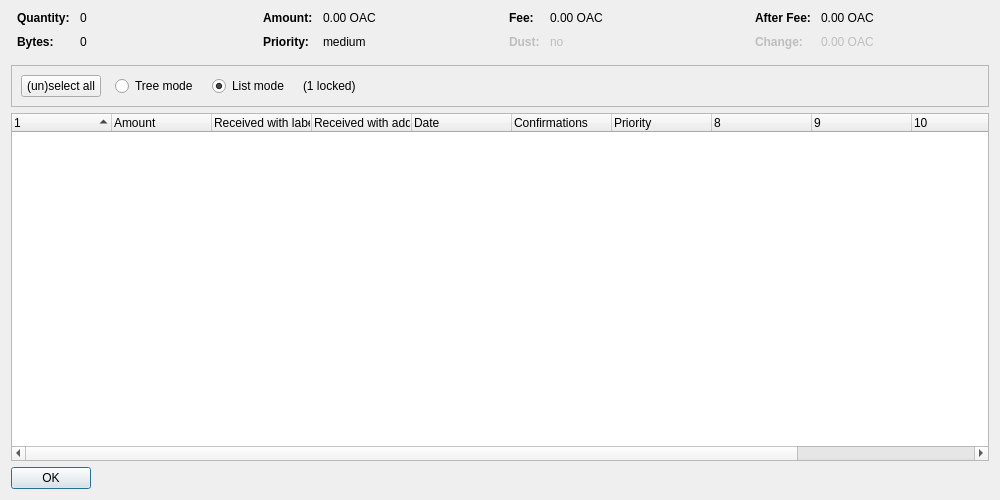
<?xml version="1.0" encoding="UTF-8"?>
<ui version="4.0">
 <class>CoinControlDialog</class>
 <widget class="QDialog" name="CoinControlDialog">
  <property name="geometry">
   <rect>
    <x>0</x>
    <y>0</y>
    <width>1000</width>
    <height>500</height>
   </rect>
  </property>
  <property name="windowTitle">
   <string>Coin Selection</string>
  </property>
  <layout class="QVBoxLayout" name="verticalLayout">
   <item>
    <layout class="QHBoxLayout" name="horizontalLayoutTop" stretch="0,0,0,0">
     <property name="topMargin">
      <number>0</number>
     </property>
     <property name="bottomMargin">
      <number>10</number>
     </property>
     <item>
      <layout class="QFormLayout" name="formLayoutCoinControl1">
       <property name="horizontalSpacing">
        <number>10</number>
       </property>
       <property name="verticalSpacing">
        <number>10</number>
       </property>
       <property name="leftMargin">
        <number>6</number>
       </property>
       <property name="rightMargin">
        <number>6</number>
       </property>
       <item row="0" column="0">
        <widget class="QLabel" name="labelCoinControlQuantityText">
         <property name="font">
          <font>
           <weight>75</weight>
           <bold>true</bold>
          </font>
         </property>
         <property name="text">
          <string>Quantity:</string>
         </property>
        </widget>
       </item>
       <item row="0" column="1">
        <widget class="QLabel" name="labelCoinControlQuantity">
         <property name="cursor">
          <cursorShape>IBeamCursor</cursorShape>
         </property>
         <property name="contextMenuPolicy">
          <enum>Qt::ActionsContextMenu</enum>
         </property>
         <property name="text">
          <string notr="true">0</string>
         </property>
         <property name="textInteractionFlags">
          <set>Qt::LinksAccessibleByMouse|Qt::TextSelectableByKeyboard|Qt::TextSelectableByMouse</set>
         </property>
        </widget>
       </item>
       <item row="1" column="0">
        <widget class="QLabel" name="labelCoinControlBytesText">
         <property name="font">
          <font>
           <weight>75</weight>
           <bold>true</bold>
          </font>
         </property>
         <property name="text">
          <string>Bytes:</string>
         </property>
        </widget>
       </item>
       <item row="1" column="1">
        <widget class="QLabel" name="labelCoinControlBytes">
         <property name="cursor">
          <cursorShape>IBeamCursor</cursorShape>
         </property>
         <property name="contextMenuPolicy">
          <enum>Qt::ActionsContextMenu</enum>
         </property>
         <property name="text">
          <string notr="true">0</string>
         </property>
         <property name="textInteractionFlags">
          <set>Qt::LinksAccessibleByMouse|Qt::TextSelectableByKeyboard|Qt::TextSelectableByMouse</set>
         </property>
        </widget>
       </item>
      </layout>
     </item>
     <item>
      <layout class="QFormLayout" name="formLayoutCoinControl2">
       <property name="horizontalSpacing">
        <number>10</number>
       </property>
       <property name="verticalSpacing">
        <number>10</number>
       </property>
       <property name="leftMargin">
        <number>6</number>
       </property>
       <property name="rightMargin">
        <number>6</number>
       </property>
       <item row="0" column="0">
        <widget class="QLabel" name="labelCoinControlAmountText">
         <property name="font">
          <font>
           <weight>75</weight>
           <bold>true</bold>
          </font>
         </property>
         <property name="text">
          <string>Amount:</string>
         </property>
        </widget>
       </item>
       <item row="0" column="1">
        <widget class="QLabel" name="labelCoinControlAmount">
         <property name="cursor">
          <cursorShape>IBeamCursor</cursorShape>
         </property>
         <property name="contextMenuPolicy">
          <enum>Qt::ActionsContextMenu</enum>
         </property>
         <property name="text">
          <string notr="true">0.00 OAC</string>
         </property>
         <property name="textInteractionFlags">
          <set>Qt::LinksAccessibleByMouse|Qt::TextSelectableByKeyboard|Qt::TextSelectableByMouse</set>
         </property>
        </widget>
       </item>
       <item row="1" column="0">
        <widget class="QLabel" name="labelCoinControlPriorityText">
         <property name="font">
          <font>
           <weight>75</weight>
           <bold>true</bold>
          </font>
         </property>
         <property name="text">
          <string>Priority:</string>
         </property>
        </widget>
       </item>
       <item row="1" column="1">
        <widget class="QLabel" name="labelCoinControlPriority">
         <property name="cursor">
          <cursorShape>IBeamCursor</cursorShape>
         </property>
         <property name="contextMenuPolicy">
          <enum>Qt::ActionsContextMenu</enum>
         </property>
         <property name="text">
          <string notr="true">medium</string>
         </property>
         <property name="textInteractionFlags">
          <set>Qt::LinksAccessibleByMouse|Qt::TextSelectableByKeyboard|Qt::TextSelectableByMouse</set>
         </property>
        </widget>
       </item>
      </layout>
     </item>
     <item>
      <layout class="QFormLayout" name="formLayoutCoinControl3">
       <property name="horizontalSpacing">
        <number>10</number>
       </property>
       <property name="verticalSpacing">
        <number>10</number>
       </property>
       <property name="leftMargin">
        <number>6</number>
       </property>
       <property name="rightMargin">
        <number>6</number>
       </property>
       <item row="0" column="0">
        <widget class="QLabel" name="labelCoinControlFeeText">
         <property name="font">
          <font>
           <weight>75</weight>
           <bold>true</bold>
          </font>
         </property>
         <property name="text">
          <string>Fee:</string>
         </property>
        </widget>
       </item>
       <item row="0" column="1">
        <widget class="QLabel" name="labelCoinControlFee">
         <property name="cursor">
          <cursorShape>IBeamCursor</cursorShape>
         </property>
         <property name="contextMenuPolicy">
          <enum>Qt::ActionsContextMenu</enum>
         </property>
         <property name="text">
          <string notr="true">0.00 OAC</string>
         </property>
         <property name="textInteractionFlags">
          <set>Qt::LinksAccessibleByMouse|Qt::TextSelectableByKeyboard|Qt::TextSelectableByMouse</set>
         </property>
        </widget>
       </item>
       <item row="1" column="0">
        <widget class="QLabel" name="labelCoinControlLowOutputText">
         <property name="enabled">
          <bool>false</bool>
         </property>
         <property name="font">
          <font>
           <weight>75</weight>
           <bold>true</bold>
          </font>
         </property>
         <property name="text">
          <string>Dust:</string>
         </property>
        </widget>
       </item>
       <item row="1" column="1">
        <widget class="QLabel" name="labelCoinControlLowOutput">
         <property name="enabled">
          <bool>false</bool>
         </property>
         <property name="cursor">
          <cursorShape>IBeamCursor</cursorShape>
         </property>
         <property name="contextMenuPolicy">
          <enum>Qt::ActionsContextMenu</enum>
         </property>
         <property name="text">
          <string notr="true">no</string>
         </property>
         <property name="textInteractionFlags">
          <set>Qt::LinksAccessibleByMouse|Qt::TextSelectableByKeyboard|Qt::TextSelectableByMouse</set>
         </property>
        </widget>
       </item>
      </layout>
     </item>
     <item>
      <layout class="QFormLayout" name="formLayoutCoinControl4">
       <property name="horizontalSpacing">
        <number>10</number>
       </property>
       <property name="verticalSpacing">
        <number>10</number>
       </property>
       <property name="leftMargin">
        <number>6</number>
       </property>
       <property name="rightMargin">
        <number>6</number>
       </property>
       <item row="0" column="0">
        <widget class="QLabel" name="labelCoinControlAfterFeeText">
         <property name="font">
          <font>
           <weight>75</weight>
           <bold>true</bold>
          </font>
         </property>
         <property name="text">
          <string>After Fee:</string>
         </property>
        </widget>
       </item>
       <item row="0" column="1">
        <widget class="QLabel" name="labelCoinControlAfterFee">
         <property name="cursor">
          <cursorShape>IBeamCursor</cursorShape>
         </property>
         <property name="contextMenuPolicy">
          <enum>Qt::ActionsContextMenu</enum>
         </property>
         <property name="text">
          <string notr="true">0.00 OAC</string>
         </property>
         <property name="textInteractionFlags">
          <set>Qt::LinksAccessibleByMouse|Qt::TextSelectableByKeyboard|Qt::TextSelectableByMouse</set>
         </property>
        </widget>
       </item>
       <item row="1" column="0">
        <widget class="QLabel" name="labelCoinControlChangeText">
         <property name="enabled">
          <bool>false</bool>
         </property>
         <property name="font">
          <font>
           <weight>75</weight>
           <bold>true</bold>
          </font>
         </property>
         <property name="text">
          <string>Change:</string>
         </property>
        </widget>
       </item>
       <item row="1" column="1">
        <widget class="QLabel" name="labelCoinControlChange">
         <property name="enabled">
          <bool>false</bool>
         </property>
         <property name="cursor">
          <cursorShape>IBeamCursor</cursorShape>
         </property>
         <property name="contextMenuPolicy">
          <enum>Qt::ActionsContextMenu</enum>
         </property>
         <property name="text">
          <string notr="true">0.00 OAC</string>
         </property>
         <property name="textInteractionFlags">
          <set>Qt::LinksAccessibleByMouse|Qt::TextSelectableByKeyboard|Qt::TextSelectableByMouse</set>
         </property>
        </widget>
       </item>
      </layout>
     </item>
    </layout>
   </item>
   <item>
    <widget class="QFrame" name="frame">
     <property name="minimumSize">
      <size>
       <width>0</width>
       <height>40</height>
      </size>
     </property>
     <property name="frameShape">
      <enum>QFrame::StyledPanel</enum>
     </property>
     <property name="frameShadow">
      <enum>QFrame::Sunken</enum>
     </property>
     <layout class="QHBoxLayout" name="horizontalLayout">
      <item>
       <layout class="QHBoxLayout" name="horizontalLayoutPanel" stretch="0,0,0,0,0">
        <property name="spacing">
         <number>14</number>
        </property>
        <item>
         <widget class="QPushButton" name="pushButtonSelectAll">
          <property name="sizePolicy">
           <sizepolicy hsizetype="Maximum" vsizetype="Fixed">
            <horstretch>0</horstretch>
            <verstretch>0</verstretch>
           </sizepolicy>
          </property>
          <property name="text">
           <string>(un)select all</string>
          </property>
          <property name="autoDefault">
           <bool>false</bool>
          </property>
         </widget>
        </item>
        <item>
         <widget class="QRadioButton" name="radioTreeMode">
          <property name="sizePolicy">
           <sizepolicy hsizetype="Maximum" vsizetype="Fixed">
            <horstretch>0</horstretch>
            <verstretch>0</verstretch>
           </sizepolicy>
          </property>
          <property name="text">
           <string>Tree mode</string>
          </property>
         </widget>
        </item>
        <item>
         <widget class="QRadioButton" name="radioListMode">
          <property name="sizePolicy">
           <sizepolicy hsizetype="Maximum" vsizetype="Fixed">
            <horstretch>0</horstretch>
            <verstretch>0</verstretch>
           </sizepolicy>
          </property>
          <property name="text">
           <string>List mode</string>
          </property>
          <property name="checked">
           <bool>true</bool>
          </property>
         </widget>
        </item>
        <item>
         <widget class="QLabel" name="labelLocked">
          <property name="text">
           <string notr="true">(1 locked)</string>
          </property>
         </widget>
        </item>
        <item>
         <spacer name="horizontalSpacer">
          <property name="orientation">
           <enum>Qt::Horizontal</enum>
          </property>
          <property name="sizeHint" stdset="0">
           <size>
            <width>40</width>
            <height>20</height>
           </size>
          </property>
         </spacer>
        </item>
       </layout>
      </item>
     </layout>
    </widget>
   </item>
   <item>
    <widget class="CoinControlTreeWidget" name="treeWidget">
     <property name="contextMenuPolicy">
      <enum>Qt::CustomContextMenu</enum>
     </property>
     <property name="sortingEnabled">
      <bool>false</bool>
     </property>
     <property name="columnCount">
      <number>12</number>
     </property>
     <attribute name="headerShowSortIndicator" stdset="0">
      <bool>true</bool>
     </attribute>
     <attribute name="headerStretchLastSection">
      <bool>false</bool>
     </attribute>
     <column>
      <property name="text">
       <string/>
      </property>
     </column>
     <column>
      <property name="text">
       <string>Amount</string>
      </property>
     </column>
     <column>
      <property name="text">
       <string>Received with label</string>
      </property>
     </column>
     <column>
      <property name="text">
       <string>Received with address</string>
      </property>
     </column>
     <column>
      <property name="text">
       <string>Date</string>
      </property>
     </column>
     <column>
      <property name="text">
       <string>Confirmations</string>
      </property>
      <property name="toolTip">
       <string>Confirmed</string>
      </property>
     </column>
     <column>
      <property name="text">
       <string>Priority</string>
      </property>
     </column>
     <column>
      <property name="text">
       <string/>
      </property>
     </column>
     <column>
      <property name="text">
       <string/>
      </property>
     </column>
     <column>
      <property name="text">
       <string/>
      </property>
     </column>
     <column>
      <property name="text">
       <string/>
      </property>
     </column>
     <column>
      <property name="text">
       <string/>
      </property>
     </column>
    </widget>
   </item>
   <item>
    <widget class="QDialogButtonBox" name="buttonBox">
     <property name="sizePolicy">
      <sizepolicy hsizetype="Maximum" vsizetype="Fixed">
       <horstretch>0</horstretch>
       <verstretch>0</verstretch>
      </sizepolicy>
     </property>
     <property name="orientation">
      <enum>Qt::Horizontal</enum>
     </property>
     <property name="standardButtons">
      <set>QDialogButtonBox::Ok</set>
     </property>
    </widget>
   </item>
  </layout>
 </widget>
 <customwidgets>
  <customwidget>
   <class>CoinControlTreeWidget</class>
   <extends>QTreeWidget</extends>
   <header>coincontroltreewidget.h</header>
  </customwidget>
 </customwidgets>
 <resources/>
 <connections/>
</ui>
